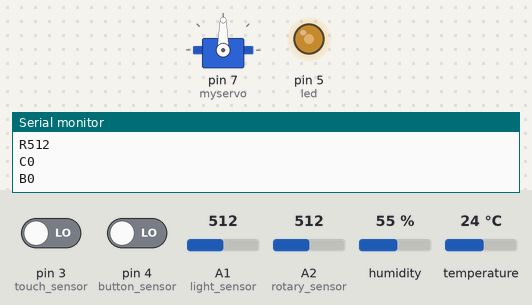
A sketch run on a simulated Arduino Uno, built with avr-gcc and run on an emulated ATmega328P. Parts: servo, output pins drawn as LEDs (lit = HIGH), the last lines printed to the serial monitor. The test bench sets the inputs (shaded band); at power-on: A1 (light_sensor) = 512, A2 (rotary_sensor) = 512, pin 4 (button_sensor) LOW, pin 3 (touch_sensor) LOW, humidity 55 %, temperature 24 °C.

Above: at 1.2 s.
1.3 s: A1 (light_sensor) set to 716
At 2.3 s:
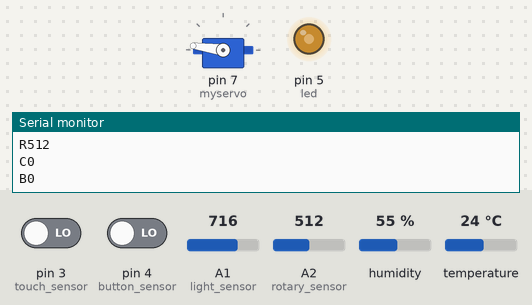
3.5 s: A2 (rotary_sensor) set to 716
At 4.5 s:
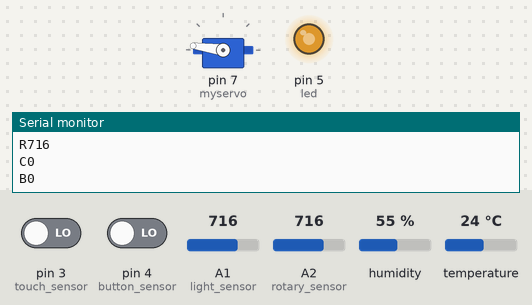
5.0 s: pin 4 (button_sensor) driven HIGH
At 5.6 s:
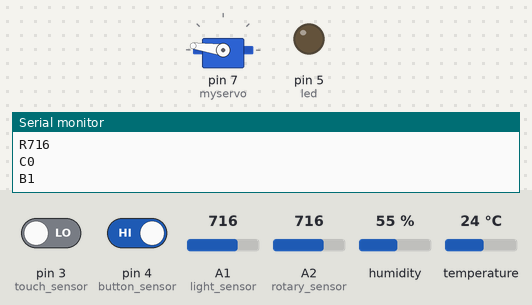
6.5 s: A1 (light_sensor) set to 992
At 6.8 s:
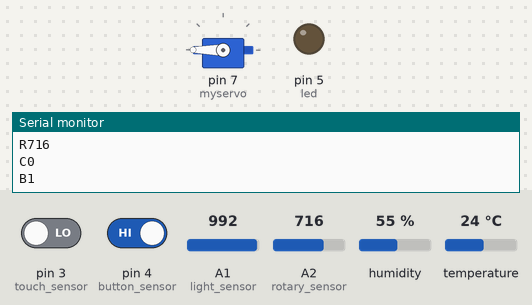
8.0 s: pin 4 (button_sensor) driven LOW
At 9.1 s:
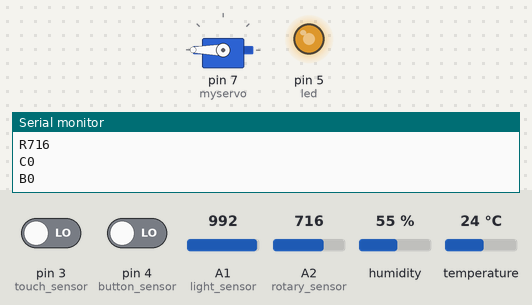
9.5 s: A2 (rotary_sensor) set to 992
At 10.2 s:
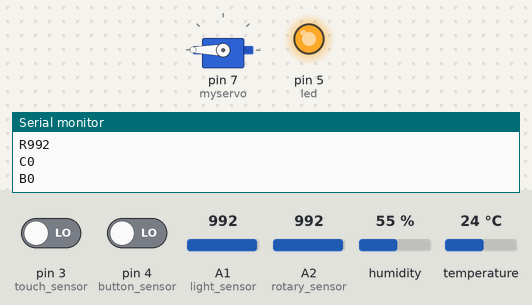
Timing chart, 0 to 12.0 s (numbered marks = the images above; inputs shaded):
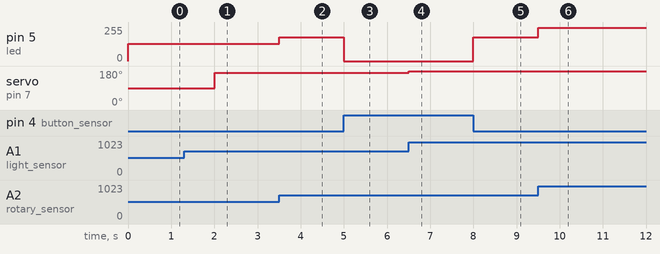

Measured:
- after the input at 1.3 s, servo on pin 7 (myservo): 90° → 172° after 0.71 s
- after the input at 3.5 s, pin 5 (led): 128/255 → 179/255 at once
- after the input at 5.0 s, pin 5 (led): 179/255 → 0/255 at once
- after the input at 6.5 s, servo on pin 7 (myservo): 172° → 180° at once
- after the input at 8.0 s, pin 5 (led): 0/255 → 179/255 at once
- after the input at 9.5 s, pin 5 (led): 179/255 → 248/255 at once

The sketch:

sensor_loop.ino
```cpp
#include "DHT.h"
#include "Servo.h"

const int temp_sensor = A0;
const int light_sensor = A1;
const int rotary_sensor = A2;
const int touch_sensor = 3;
const int button_sensor = 4;

const int buzzer = 6;
const int led = 5;
const int servo = 7;

DHT dht(temp_sensor, DHT11);
unsigned long alarm;

Servo myservo;
unsigned long servo_alarm;

void setup() {
	Serial.begin(9600);

	pinMode(light_sensor, INPUT);
	pinMode(rotary_sensor, INPUT);
	pinMode(touch_sensor, INPUT);
	pinMode(button_sensor, INPUT);

	dht.begin();
	alarm = millis() + 1000;

	myservo.attach(7);
	servo_alarm = millis() + 2000;
}

void update() {
	int button_val = 1 - digitalRead(button_sensor);
	analogWrite(led, (analogRead(rotary_sensor) * button_val) / 4);
	digitalWrite(buzzer, digitalRead(touch_sensor));

}

void  loop() {
	update();


	if (millis() > alarm) {
		const int friendly = 0;
		float h = dht.readHumidity();
		float t = dht.readTemperature();

		if (isnan(h) || isnan(t)) {
			Serial.println("Failed to read from DHT");
		} else {
			Serial.print(friendly ? "Humidity: " : "H");
			update();
			Serial.println(h);
			update();

			Serial.print(friendly ? "Temperature: " : "T");
			update();
			Serial.println(t);
			update();
		}

		int light_val = analogRead(light_sensor);
		Serial.print(friendly ? "Light level: " : "L");
		update();
		Serial.println(light_val);
		update();

		int rotary_val = analogRead(rotary_sensor);
		Serial.print(friendly ? "Rotary position: " : "R");
		update();
		Serial.println(rotary_val);
		update();

		int touch_val = digitalRead(touch_sensor);
		Serial.print(friendly ? "Touch: " : "C");
		update();
		Serial.println(touch_val);
		update();

		int button_val = digitalRead(button_sensor);
		Serial.print(friendly ? "Button: " : "B");
		update();
		Serial.println(button_val);
		update();

		alarm += 1000;
	}

	if (millis() > servo_alarm) {
		int light_val = analogRead(light_sensor);
		light_val -= 200;
		if (light_val < 15)
			light_val = 15;
		light_val /= 3;
		myservo.write(light_val);

		servo_alarm += 15;
	}

}
```
